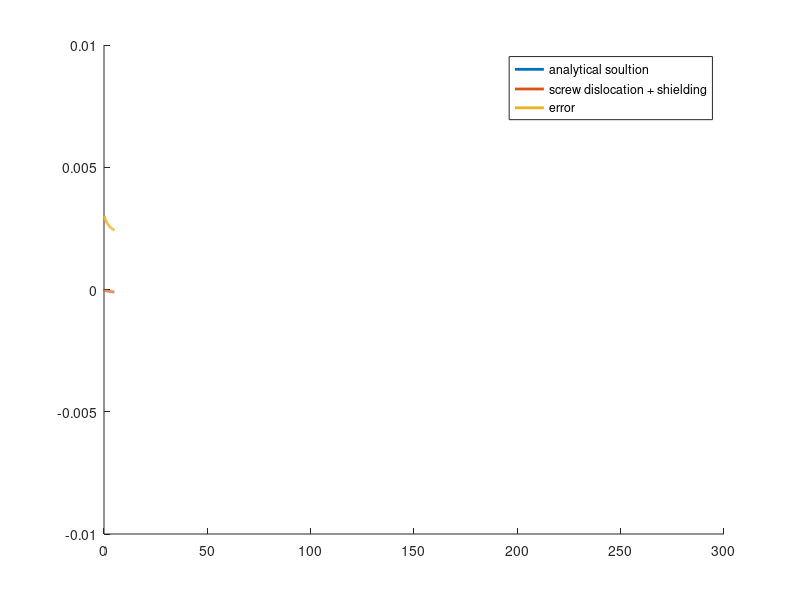
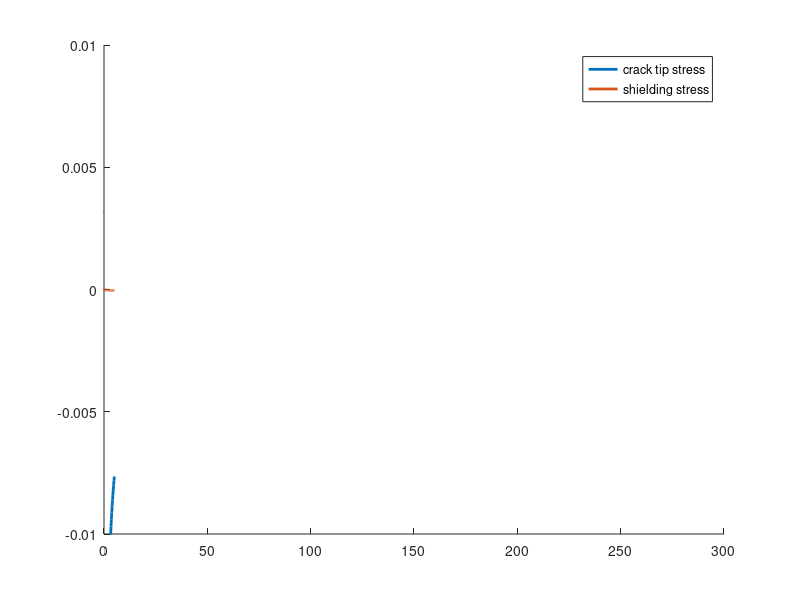

These charts were generated, in order, by the following MATLAB code:
clear

r_dis = 50;
syz = @(x) 1/2/pi*sqrt(r_dis/x)/(x-r_dis);
syz_screw = @(x) 1/2/pi/(x-r_dis);
KD = -1/sqrt(2*pi*r_dis);
syz_shielding = @(x) KD/sqrt(2*pi*x);
syz_image = @(x) -1/4/pi/x;
% syz_sup = @(x) syz_screw(x)+syz_shielding(x) + 1/4/pi/r_dis;
syz_sup = @(x) syz_screw(x)+syz_shielding(x) ;
% syz_sup1 = @(x) syz_screw(x)+syz_image(x)+ syz_shielding(x);
dsyz = @(x) syz(x) - syz_sup(x);
figure
hold on
fplot(syz, 'LineWidth', 2', 'DisplayName', 'analytical soultion')
fplot(syz_sup, 'LineWidth', 2, 'DisplayName', 'screw dislocation + shielding')
fplot(dsyz, 'LineWidth', 2, 'DisplayName', 'error')
% fplot(syz_sup1, 'LineWidth', 2, 'DisplayName', 'screw dislocation + image + shielding')
axis([0, 300, -0.01, 0.01])
legend('Location', 'best')

figure
hold on
fplot(@(x) syz(x)-syz_screw(x), 'LineWidth', 2, 'DisplayName', 'crack tip stress')
fplot(syz_shielding, 'LineWidth', 2, 'DisplayName', 'shielding stress')
axis([0, 300, -0.01, 0.01])
legend('Location', 'best')
